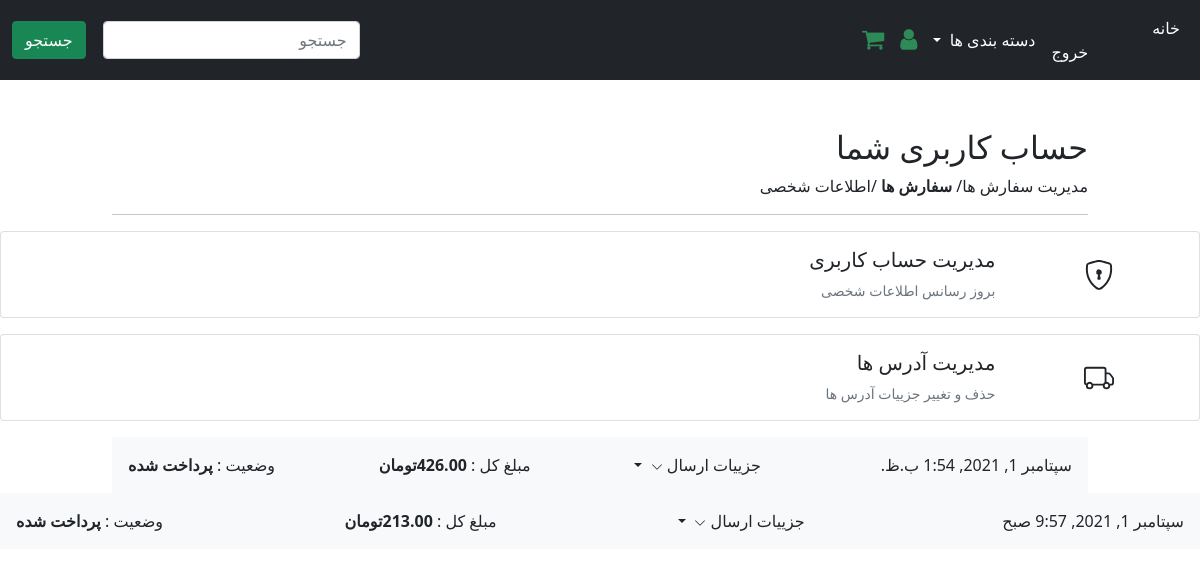
Before: /account/dashboard/ (signed in) with the older database file.
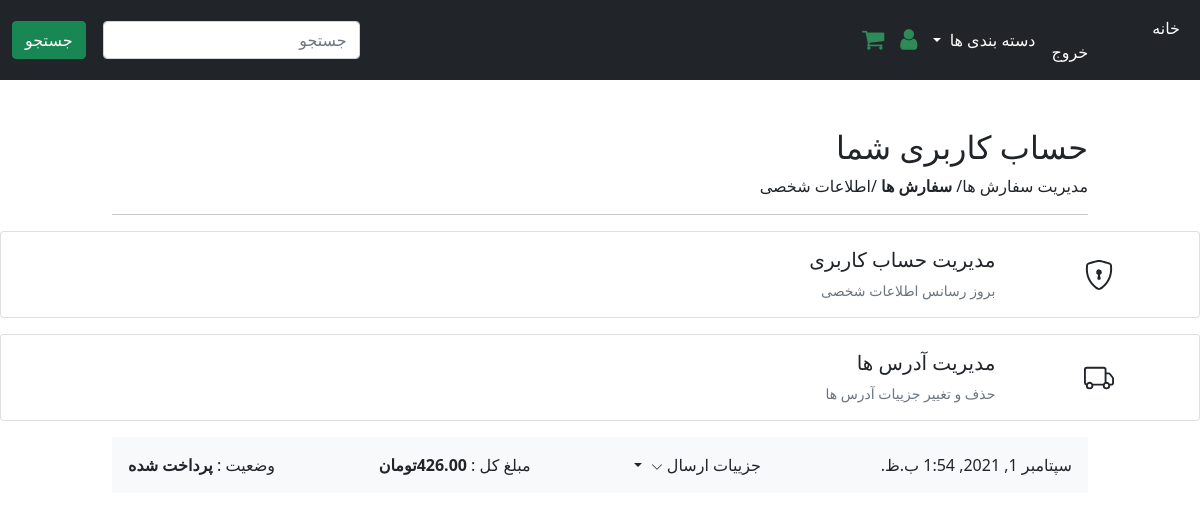
After: the same page with the newer database file.
### Orders/models.py (models this page shows, shortened)
class Order(models.Model):
    user = models.ForeignKey(UserBase, on_delete=models.DO_NOTHING)
    created = models.DateTimeField(auto_now_add=True)
    paid = models.BooleanField(default=False)
    full_name = models.CharField(max_length=50)
    email = models.EmailField()
    total_paid = models.DecimalField(max_digits=5, decimal_places=2, null=True)
    address_line1 = models.CharField(max_length=250, null=True, blank=True)
    address = models.ForeignKey(Address, on_delete=models.DO_NOTHING, null=True, blank=True)
    town_city = models.CharField(max_length=100, null=True, blank=True)
    phone = models.CharField(max_length=100)
    post_code = models.CharField(max_length=20, null=True, blank=True)
    updated = models.DateTimeField(auto_now=True)
    class Meta:
        verbose_name = "سفارش   "
        verbose_name_plural = "سفارش ها"
        ordering = ('-created',)

### User/views.py (the view)
# urls.py: path('dashboard/', views.dashboard, name='dashboard'),
@login_required
def dashboard(request):
    user = request.user
    orders = user_orders(request)
    if user.is_superuser:
        return render(request,
                      'index.html',
                      {'section': 'profile'})
    if user.is_staff:
        return render(request,
                      'staff.html',
                      {'section': 'profile'})
    return render(request,
                  'dashboard.html',
                  {'section': 'profile', 'orders': orders})

### Basket/models.py (called while the page is built)
def basket(request):
    return {'basket': Basket(request)}

    def __len__(self):
        return sum(item['qty'] for item in self.basket.values())

### Orders/views.py (called while the page is built)
def user_orders(request):
    orders = Order.objects.filter(user=request.user)
    return orders

### Product/models.py (called while the page is built)
    def get_absolute_url(self):
        return reverse('store:category_list', args=[self.slug])

### Product/views.py (called while the page is built)
def categories(request):
    return {
        'categories': Categories.objects.all()
    }

### templates/dashboard.html (shortened to what this page needs)
{% extends "base.html" %} {% load static %} {% block title %}Basket Summary{%endblock %} {% block content %}
<main class="pt-5">
  <div class="container" style="max-width: 1000px">
    <div class="col-12">
      <h1 class="h2">حساب کاربری شما</h1>
    </div>
    <div class="col-12 d-flex justify-content-between">
      <div>مدیریت سفارش ها/ <b>سفارش ها </b> /اطلاعات شخصی</div>
    </div>
    <hr />
  </div>
<div class="col">
      <a href="{% url "account:edit_details" %}" class="text-reset text-decoration-none" role="button" style="max-width: 540px;">
      <div class="card mb-3">
        <div class="row g-0">
          <div class="col-2 position-relative">
          </div>
          <div class="col-10">
            <div class="card-body ps-0 ps-md-1">
              <h1 class="h5">مدیریت حساب کاربری</h1>
              <p class="card-text small text-muted">بروز رسانس اطلاعات شخصی</p>
            </div>
          </div>
        </div>
      </div>
      </a>
    </div>
    <div class="col">
      <a href="{% url "account:addresses" %}" class="text-reset text-decoration-none" role="button" style="max-width: 540px;">
      <div class="card mb-3">
        <div class="row g-0">
          <div class="col-2 position-relative">
          </div>
             <div class="col-10">
            <div class="card-body ps-0 ps-md-1">
              <h1 class="h5">مدیریت آدرس ها </h1>
              <p class="card-text small text-muted">حذف و تغییر جزییات آدرس ها </p>
            </div>
          </div>
          </div>
        </div>
      </div>
    </div>
  <div class="container" style="max-width: 1000px">
    {% for order in orders %}
      <div class="col-12 bg-light p-3 d-flex justify-content-between">
          <div class="pe-3">{{ order.created }}</div>
          <div class="dropdown">
          <a class="text-reset text-decoration-none dropdown-toggle" href="#" role="link" id="dropdownLink" data-bs-toggle="dropdown" aria-expanded="false">
          جزيیات ارسال
          <svg xmlns="http://www.w3.org/2000/svg" width="12" height="12" fill="currentColor" class="bi bi-chevron-down" viewBox="0 0 16 16">
            <path fill-rule="evenodd" d="M1.646 4.646a.5.5 0 0 1 .708 0L8 10.293l5.646-5.647a.5.5 0 0 1 .708.708l-6 6a.5.5 0 0 1-.708 0l-6-6a.5.5 0 0 1 0-.708z"></path>
          </svg>
          </a>
          </div>
        <div class="text-end">
          مبلغ کل : <span class="fw-bold">{{ order.total_paid }}تومان</span>
        </div>
      <div class="text-end">
          {% if order.paid %}
          وضعیت : <span class="fw-bold">پرداخت شده</span>
          {% else %}
          وضعیت : <span class="fw-bold">پرداخت نشده </span>
          {% endif %}
      </div>
      </div>
    </div>
    {% endfor %}
{% endblock %}

Changed rows visible on the page:
removed Order: created "سپتامبر 1, 2021, 9:57 صبح", total_paid "213.00", shows "وضعیت :", paid "پرداخت شده"
